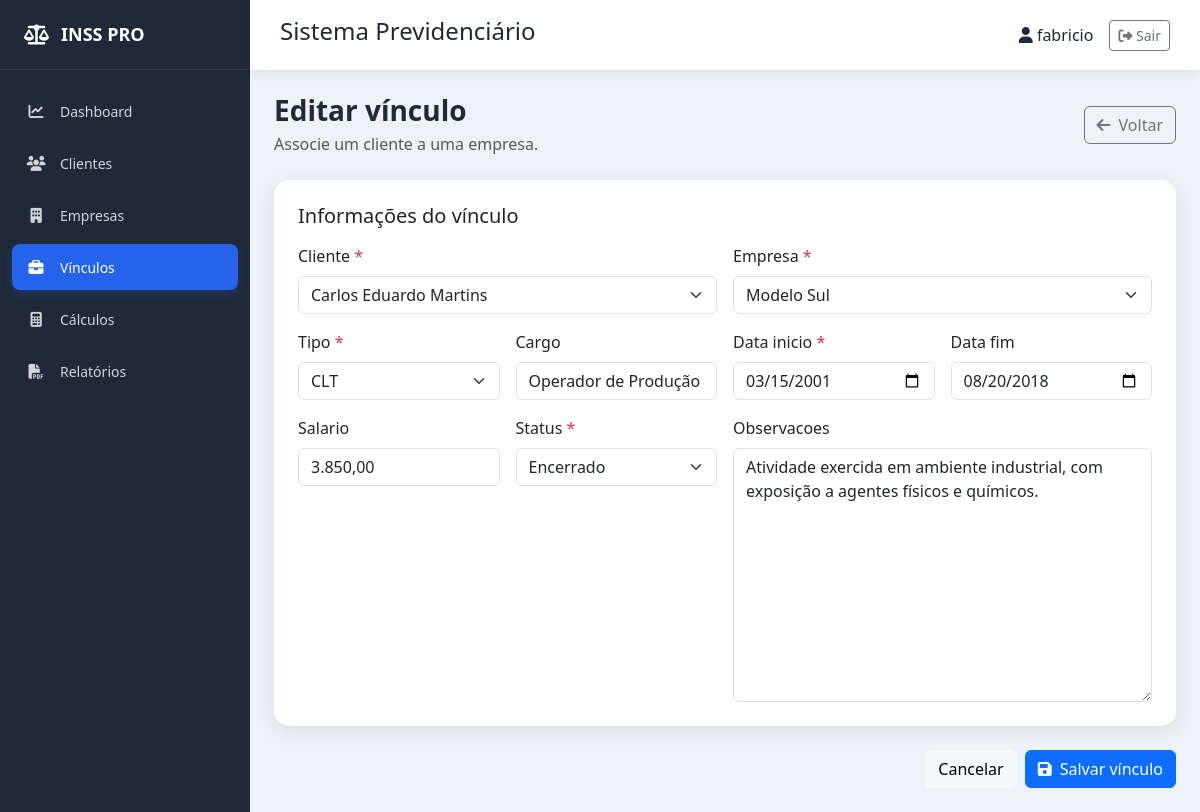
Before: /vinculos/1/editar/ (signed in) with the older database file.
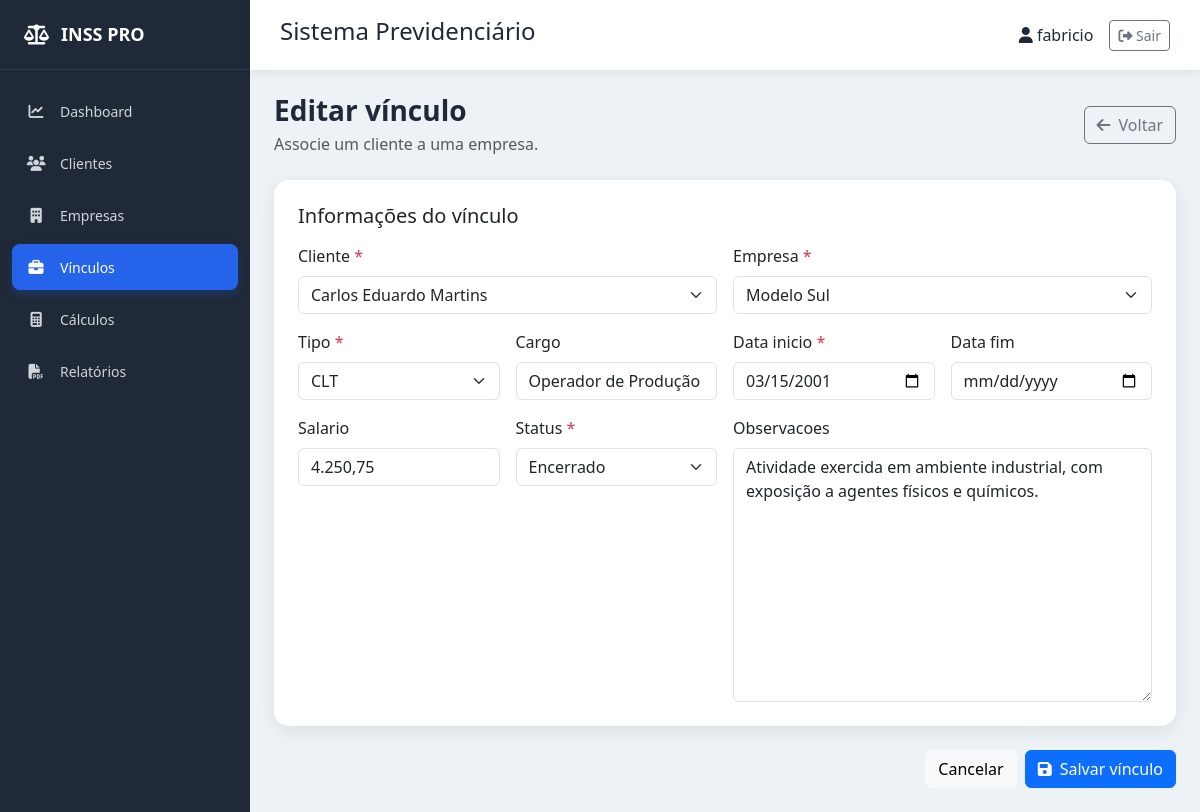
After: the same page with the newer database file.
### vinculos/models.py (models this page shows, shortened)
class Vinculo(models.Model):
    TIPOS = [
        ("CLT", "CLT"),
        ("Autônomo", "Autônomo"),
        ("Doméstico", "Empregado doméstico"),
        ("Rural", "Trabalhador rural"),
        ("Servidor", "Servidor público"),
        ("Outro", "Outro"),
    ]
    STATUS = [("Ativo", "Ativo"), ("Encerrado", "Encerrado")]
    cliente = models.ForeignKey(Cliente, on_delete=models.PROTECT, related_name="vinculos")
    empresa = models.ForeignKey(Empresa, on_delete=models.PROTECT, related_name="vinculos")
    tipo = models.CharField(max_length=20, choices=TIPOS)
    cargo = models.CharField(max_length=120, blank=True)
    data_inicio = models.DateField()
    data_fim = models.DateField(blank=True, null=True)
    salario = models.DecimalField(max_digits=12, decimal_places=2, blank=True, null=True)
    status = models.CharField(max_length=10, choices=STATUS, default="Ativo")
    observacoes = models.TextField(blank=True)
    criado_em = models.DateTimeField(auto_now_add=True)
    atualizado_em = models.DateTimeField(auto_now=True)
    class Meta:
        ordering = ["-data_inicio", "cliente__nome"]
        verbose_name = "Vínculo"
        verbose_name_plural = "Vínculos"

### vinculos/views.py (the view)
# urls.py: path("vinculos/<int:pk>/editar/", views.editar, name="editar"),
def editar(request, pk):
    vinculo = get_object_or_404(Vinculo, pk=pk)
    form = VinculoForm(request.POST or None, instance=vinculo)
    if request.method == "POST" and form.is_valid():
        form.save()
        messages.success(request, "Vínculo atualizado com sucesso.")
        return redirect("vinculos:lista")
    return render(request, "vinculos/form.html", {"form": form, "titulo": "Editar vínculo", "vinculo": vinculo})

### clientes/models.py (called while the page is built)
    def __str__(self):
        return self.nome

### empresas/models.py (called while the page is built)
    def __str__(self):
        return self.nome_fantasia or self.razao_social

### vinculos/forms.py (called while the page is built)
    def prepare_value(self, value):
        if value in self.empty_values:
            return ""
        try:
            valor = Decimal(value).quantize(Decimal("0.01"))
        except (InvalidOperation, TypeError, ValueError):
            return value
        inteiro, centavos = f"{valor:.2f}".split(".")
        inteiro_formatado = f"{int(inteiro):,}".replace(",", ".")
        return f"{inteiro_formatado},{centavos}"

### templates/vinculos/form.html
{% extends "base.html" %}
{% block content %}
<div class="page-header d-flex flex-wrap justify-content-between align-items-center gap-3 mb-4"><div><h1 class="h3 mb-1">{{ titulo }}</h1><p class="text-muted mb-0">Associe um cliente a uma empresa.</p></div><a href="{% url 'vinculos:lista' %}" class="btn btn-outline-secondary"><i class="fa-solid fa-arrow-left me-2"></i>Voltar</a></div>
<form method="post" novalidate>{% csrf_token %}{% if not form.fields.cliente.queryset.exists or not form.fields.empresa.queryset.exists %}<div class="alert alert-warning">Cadastre ao menos um cliente e uma empresa antes de criar um vínculo.</div>{% endif %}<div class="card content-card mb-4"><div class="card-body p-4"><h2 class="h5 mb-3">Informações do vínculo</h2><div class="row g-3">{% for field in form %}<div class="{% if field.name == 'cliente' or field.name == 'empresa' or field.name == 'observacoes' %}col-md-6{% elif field.name == 'observacoes' %}col-12{% else %}col-md-3{% endif %}"><label class="form-label" for="{{ field.id_for_label }}">{{ field.label }}{% if field.field.required %} <span class="text-danger">*</span>{% endif %}</label>{{ field }}{% for error in field.errors %}<div class="invalid-feedback d-block">{{ error }}</div>{% endfor %}</div>{% endfor %}</div></div></div><div class="d-flex justify-content-end gap-2"><a href="{% url 'vinculos:lista' %}" class="btn btn-light">Cancelar</a><button type="submit" class="btn btn-primary"><i class="fa-solid fa-floppy-disk me-2"></i>Salvar vínculo</button></div></form>
{% endblock %}

Changed rows visible on the page:
changed Vinculo "Carlos Eduardo Martins": data_fim "08/20/2018" → (not shown); salario "3.850,00" → "4.250,75"
